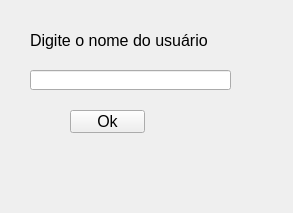
<?xml version="1.0" encoding="UTF-8"?>
<ui version="4.0">
 <class>excluir_user</class>
 <widget class="QWidget" name="excluir_user">
  <property name="geometry">
   <rect>
    <x>0</x>
    <y>0</y>
    <width>293</width>
    <height>213</height>
   </rect>
  </property>
  <property name="font">
   <font>
    <pointsize>12</pointsize>
   </font>
  </property>
  <property name="cursor">
   <cursorShape>PointingHandCursor</cursorShape>
  </property>
  <property name="windowTitle">
   <string>Excluir usuário</string>
  </property>
  <property name="windowIcon">
   <iconset>
    <normaloff>excluir_cliente_op4.png</normaloff>excluir_cliente_op4.png</iconset>
  </property>
  <widget class="QLabel" name="label_nome">
   <property name="geometry">
    <rect>
     <x>30</x>
     <y>30</y>
     <width>201</width>
     <height>21</height>
    </rect>
   </property>
   <property name="text">
    <string>Digite o nome do usuário</string>
   </property>
  </widget>
  <widget class="QLineEdit" name="lineEdit_nome">
   <property name="geometry">
    <rect>
     <x>30</x>
     <y>70</y>
     <width>201</width>
     <height>20</height>
    </rect>
   </property>
  </widget>
  <widget class="QPushButton" name="pushButton">
   <property name="geometry">
    <rect>
     <x>70</x>
     <y>110</y>
     <width>75</width>
     <height>23</height>
    </rect>
   </property>
   <property name="cursor">
    <cursorShape>PointingHandCursor</cursorShape>
   </property>
   <property name="text">
    <string>Ok</string>
   </property>
  </widget>
  <widget class="QLabel" name="label_report">
   <property name="geometry">
    <rect>
     <x>16</x>
     <y>152</y>
     <width>261</width>
     <height>41</height>
    </rect>
   </property>
   <property name="font">
    <font>
     <pointsize>10</pointsize>
    </font>
   </property>
   <property name="text">
    <string/>
   </property>
  </widget>
 </widget>
 <resources/>
 <connections/>
</ui>
